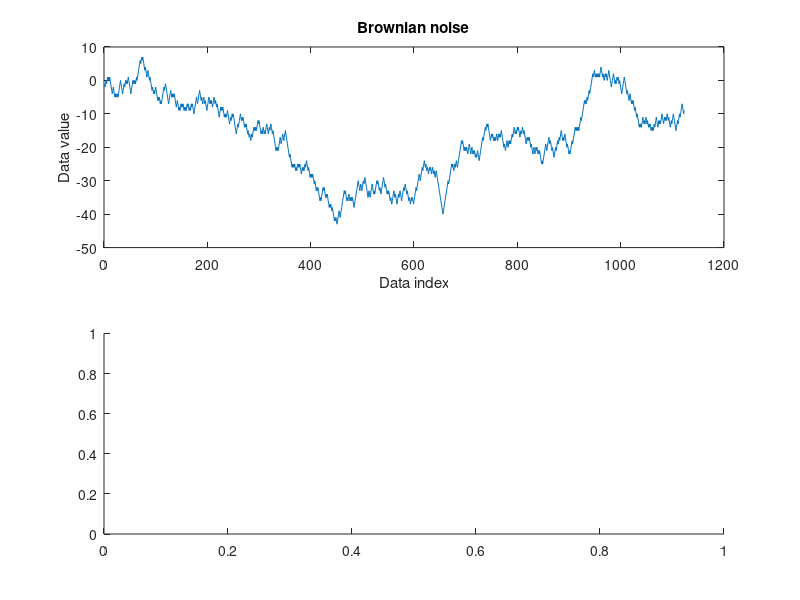

Write the MATLAB code that produced this figure. (Note: this script raises an error after producing the figure.)
%%
%   COURSE: Master statistics and machine learning: intuition, math, code										
%      URL: udemy.com/course/statsml_x/?couponCode=202112 
% 
%  SECTION: Descriptive statistics
%    VIDEO: Inter-quartile range
% 
%  TEACHER: Mike X Cohen, sincxpress.com
%

%%

% a clear MATLAB workspace is a clear mental workspace
close all; clear

%% "discrete" entropy

% generate data
N = 1000;
numbers = ceil( 8*rand(N,1).^2 );


% get counts and probabilities
u = unique(numbers);
probs = zeros(length(u),1);

for ui=1:length(u)
    probs(ui) = sum(numbers==u(ui)) / N;
end


% compute entropy
entropee = -sum( probs.*log2(probs+eps) );


% plot
figure(1), clf
bar(u,probs)
title([ 'Entropy = ' num2str(entropee) ])
xlabel('Data value'), ylabel('Probability')

%% for random variables

% create Brownian noise
N = 1123;
brownnoise = cumsum( sign(randn(N,1)) );

figure(1), clf
subplot(211)
plot(brownnoise)
xlabel('Data index'), ylabel('Data value')
title('Brownian noise')

subplot(212)
histogram(brownnoise,30,'Normalization','probability')
xlabel('Data value'), ylabel('Probability')


%% now compute entropy

% number of bins
nbins = 50;

% bin the data and convert to probability
[nPerBin,bins] = histcounts(brownnoise,nbins);
probs = nPerBin ./ sum(nPerBin);

% compute entropy
entro = -sum( probs.*log2(probs+eps) );

title([ 'Entropy = ' num2str(entro) ])

%% done.
